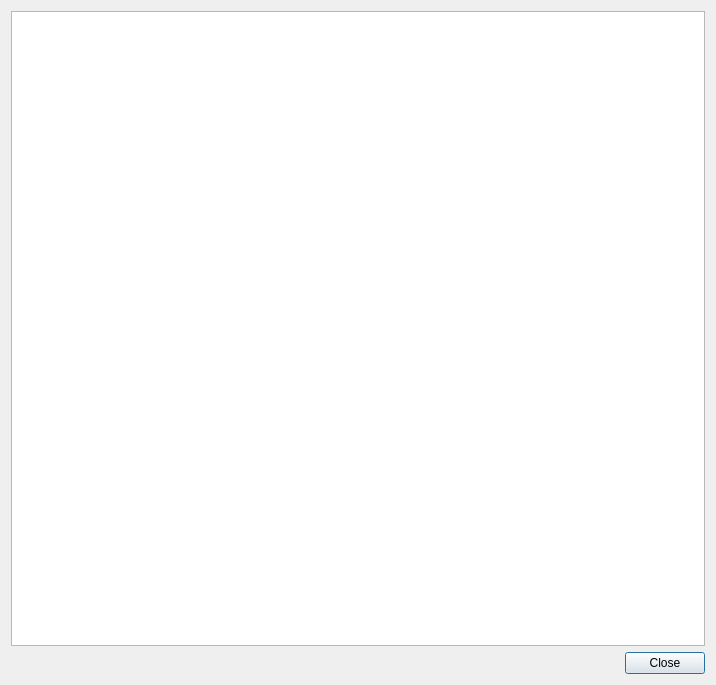
<?xml version="1.0" encoding="UTF-8"?>
<ui version="4.0">
 <class>GplDialog</class>
 <widget class="QDialog" name="GplDialog">
  <property name="geometry">
   <rect>
    <x>0</x>
    <y>0</y>
    <width>716</width>
    <height>685</height>
   </rect>
  </property>
  <property name="windowTitle">
   <string>License</string>
  </property>
  <layout class="QGridLayout" name="gridLayout">
   <item row="1" column="0">
    <spacer name="horizontalSpacer">
     <property name="orientation">
      <enum>Qt::Horizontal</enum>
     </property>
     <property name="sizeHint" stdset="0">
      <size>
       <width>845</width>
       <height>20</height>
      </size>
     </property>
    </spacer>
   </item>
   <item row="1" column="1">
    <widget class="QPushButton" name="pushButton">
     <property name="text">
      <string>Close</string>
     </property>
    </widget>
   </item>
   <item row="0" column="0" colspan="2">
    <widget class="QPlainTextEdit" name="f_editor"/>
   </item>
  </layout>
 </widget>
 <resources/>
 <connections>
  <connection>
   <sender>pushButton</sender>
   <signal>clicked()</signal>
   <receiver>GplDialog</receiver>
   <slot>accept()</slot>
   <hints>
    <hint type="sourcelabel">
     <x>828</x>
     <y>985</y>
    </hint>
    <hint type="destinationlabel">
     <x>690</x>
     <y>966</y>
    </hint>
   </hints>
  </connection>
 </connections>
</ui>
